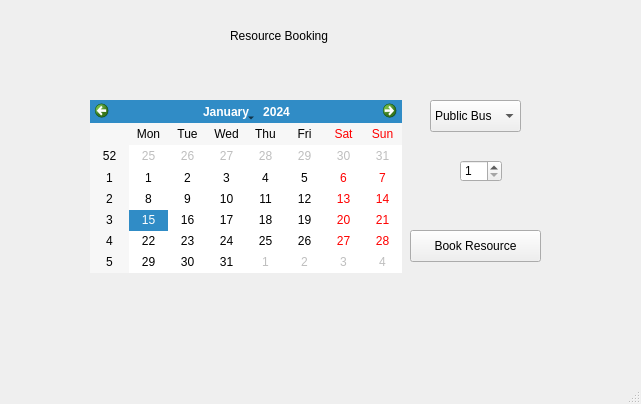
<?xml version="1.0" encoding="UTF-8"?>
<ui version="4.0">
 <class>MainWindow</class>
 <widget class="QMainWindow" name="MainWindow">
  <property name="geometry">
   <rect>
    <x>0</x>
    <y>0</y>
    <width>641</width>
    <height>404</height>
   </rect>
  </property>
  <property name="windowTitle">
   <string>MainWindow</string>
  </property>
  <widget class="QWidget" name="centralwidget">
   <widget class="QLabel" name="label">
    <property name="geometry">
     <rect>
      <x>230</x>
      <y>10</y>
      <width>141</width>
      <height>51</height>
     </rect>
    </property>
    <property name="text">
     <string>Resource Booking</string>
    </property>
   </widget>
   <widget class="QComboBox" name="comboBox">
    <property name="geometry">
     <rect>
      <x>430</x>
      <y>100</y>
      <width>91</width>
      <height>32</height>
     </rect>
    </property>
    <item>
     <property name="text">
      <string>Public Bus</string>
     </property>
    </item>
    <item>
     <property name="text">
      <string>Vehicle</string>
     </property>
    </item>
    <item>
     <property name="text">
      <string>Conference Room</string>
     </property>
    </item>
    <item>
     <property name="text">
      <string>Book</string>
     </property>
    </item>
   </widget>
   <widget class="QCalendarWidget" name="calendarWidget">
    <property name="geometry">
     <rect>
      <x>90</x>
      <y>100</y>
      <width>312</width>
      <height>173</height>
     </rect>
    </property>
   </widget>
   <widget class="QSpinBox" name="spinBox">
    <property name="geometry">
     <rect>
      <x>460</x>
      <y>160</y>
      <width>42</width>
      <height>22</height>
     </rect>
    </property>
    <property name="minimum">
     <number>1</number>
    </property>
    <property name="maximum">
     <number>24</number>
    </property>
   </widget>
   <widget class="QPushButton" name="pushButton">
    <property name="geometry">
     <rect>
      <x>410</x>
      <y>230</y>
      <width>131</width>
      <height>32</height>
     </rect>
    </property>
    <property name="text">
     <string>Book Resource</string>
    </property>
   </widget>
  </widget>
  <widget class="QMenuBar" name="menubar">
   <property name="geometry">
    <rect>
     <x>0</x>
     <y>0</y>
     <width>641</width>
     <height>24</height>
    </rect>
   </property>
  </widget>
  <widget class="QStatusBar" name="statusbar"/>
 </widget>
 <resources/>
 <connections/>
</ui>
